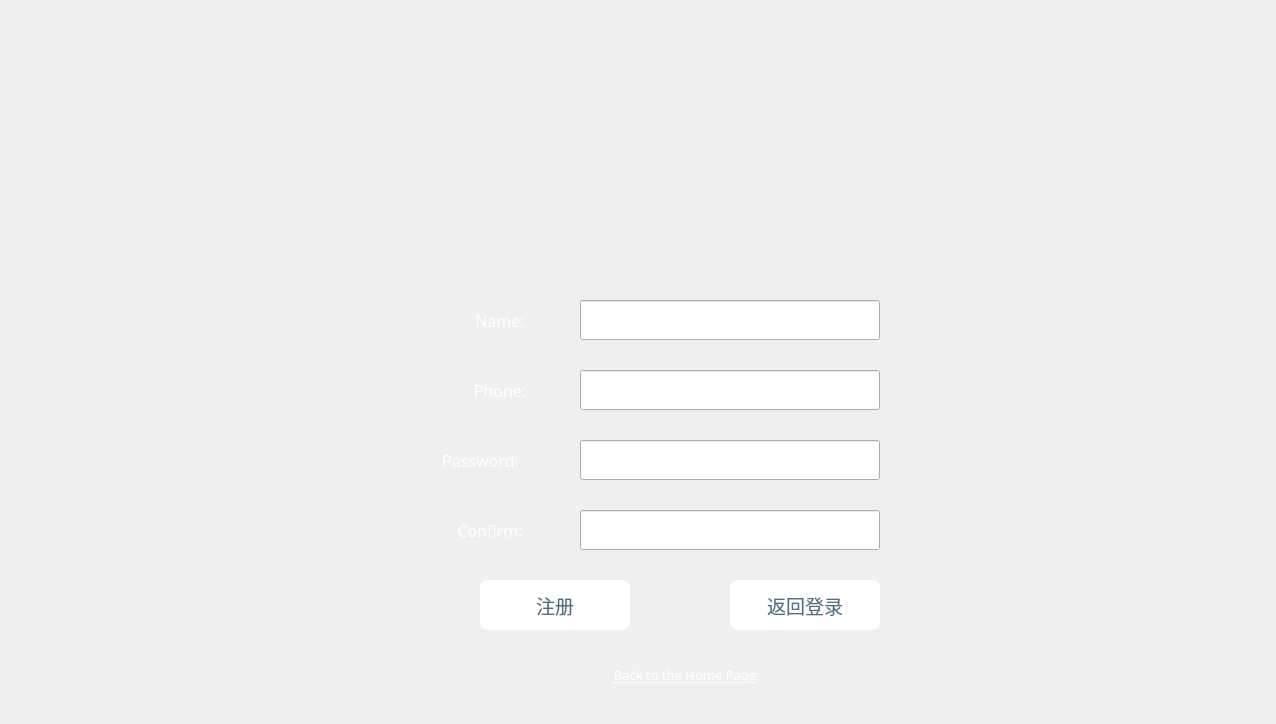
<?xml version="1.0" encoding="UTF-8"?>
<ui version="4.0">
 <class>regi</class>
 <widget class="QWidget" name="regi">
  <property name="geometry">
   <rect>
    <x>0</x>
    <y>0</y>
    <width>1276</width>
    <height>724</height>
   </rect>
  </property>
  <property name="minimumSize">
   <size>
    <width>1276</width>
    <height>724</height>
   </size>
  </property>
  <property name="maximumSize">
   <size>
    <width>1276</width>
    <height>724</height>
   </size>
  </property>
  <property name="windowTitle">
   <string>Form</string>
  </property>
  <widget class="QFrame" name="frame">
   <property name="geometry">
    <rect>
     <x>0</x>
     <y>0</y>
     <width>1276</width>
     <height>724</height>
    </rect>
   </property>
   <property name="styleSheet">
    <string notr="true">#frame{border-image: url(:/Picture/regi.jpg);border-top-left-radius:15px;border-top-right-radius:15px;border-bottom-left-radius:15px;border-bottom-right-radius:15px;}</string>
   </property>
   <property name="frameShape">
    <enum>QFrame::StyledPanel</enum>
   </property>
   <property name="frameShadow">
    <enum>QFrame::Raised</enum>
   </property>
   <widget class="QLabel" name="label">
    <property name="geometry">
     <rect>
      <x>440</x>
      <y>300</y>
      <width>120</width>
      <height>40</height>
     </rect>
    </property>
    <property name="font">
     <font>
      <family>Segoe Print</family>
      <pointsize>12</pointsize>
     </font>
    </property>
    <property name="styleSheet">
     <string notr="true">color: rgb(255, 255, 255);</string>
    </property>
    <property name="text">
     <string>Name:</string>
    </property>
    <property name="alignment">
     <set>Qt::AlignCenter</set>
    </property>
   </widget>
   <widget class="QLabel" name="label_2">
    <property name="geometry">
     <rect>
      <x>440</x>
      <y>370</y>
      <width>120</width>
      <height>40</height>
     </rect>
    </property>
    <property name="font">
     <font>
      <family>Segoe Print</family>
      <pointsize>12</pointsize>
     </font>
    </property>
    <property name="styleSheet">
     <string notr="true">color: rgb(255, 255, 255);</string>
    </property>
    <property name="text">
     <string>Phone:</string>
    </property>
    <property name="alignment">
     <set>Qt::AlignCenter</set>
    </property>
   </widget>
   <widget class="QLabel" name="label_3">
    <property name="geometry">
     <rect>
      <x>410</x>
      <y>440</y>
      <width>141</width>
      <height>40</height>
     </rect>
    </property>
    <property name="font">
     <font>
      <family>Segoe Print</family>
      <pointsize>12</pointsize>
     </font>
    </property>
    <property name="styleSheet">
     <string notr="true">color: rgb(255, 255, 255);</string>
    </property>
    <property name="text">
     <string>Password:</string>
    </property>
    <property name="alignment">
     <set>Qt::AlignCenter</set>
    </property>
   </widget>
   <widget class="QLabel" name="label_4">
    <property name="geometry">
     <rect>
      <x>430</x>
      <y>510</y>
      <width>120</width>
      <height>40</height>
     </rect>
    </property>
    <property name="font">
     <font>
      <family>Segoe Print</family>
      <pointsize>12</pointsize>
     </font>
    </property>
    <property name="styleSheet">
     <string notr="true">color: rgb(255, 255, 255);</string>
    </property>
    <property name="text">
     <string>Confirm:</string>
    </property>
    <property name="alignment">
     <set>Qt::AlignCenter</set>
    </property>
   </widget>
   <widget class="QPushButton" name="reg">
    <property name="geometry">
     <rect>
      <x>480</x>
      <y>580</y>
      <width>150</width>
      <height>50</height>
     </rect>
    </property>
    <property name="font">
     <font>
      <family>华文新魏</family>
      <pointsize>14</pointsize>
     </font>
    </property>
    <property name="styleSheet">
     <string notr="true">background-color:rgb(255,255,255);border: 3px solid white;border-radius:8px;color:rgb(74,112,133);</string>
    </property>
    <property name="text">
     <string>注册</string>
    </property>
   </widget>
   <widget class="QPushButton" name="login">
    <property name="geometry">
     <rect>
      <x>730</x>
      <y>580</y>
      <width>150</width>
      <height>50</height>
     </rect>
    </property>
    <property name="font">
     <font>
      <family>华文新魏</family>
      <pointsize>14</pointsize>
     </font>
    </property>
    <property name="styleSheet">
     <string notr="true">background-color:rgb(255,255,255);border: 3px solid white;border-radius:8px;color:rgb(74,112,133);</string>
    </property>
    <property name="text">
     <string>返回登录</string>
    </property>
   </widget>
   <widget class="QPushButton" name="main">
    <property name="geometry">
     <rect>
      <x>500</x>
      <y>650</y>
      <width>370</width>
      <height>50</height>
     </rect>
    </property>
    <property name="font">
     <font>
      <family>Segoe Print</family>
      <pointsize>10</pointsize>
      <underline>true</underline>
     </font>
    </property>
    <property name="styleSheet">
     <string notr="true">border-radius:10px;padding:2px 4px;color: white;</string>
    </property>
    <property name="text">
     <string>Back to the Home Page</string>
    </property>
   </widget>
   <widget class="QLineEdit" name="name_edit">
    <property name="geometry">
     <rect>
      <x>580</x>
      <y>300</y>
      <width>300</width>
      <height>40</height>
     </rect>
    </property>
   </widget>
   <widget class="QLineEdit" name="phone_edit">
    <property name="geometry">
     <rect>
      <x>580</x>
      <y>370</y>
      <width>300</width>
      <height>40</height>
     </rect>
    </property>
   </widget>
   <widget class="QLineEdit" name="pwd_edit">
    <property name="geometry">
     <rect>
      <x>580</x>
      <y>440</y>
      <width>300</width>
      <height>40</height>
     </rect>
    </property>
   </widget>
   <widget class="QLineEdit" name="pwd_edit2">
    <property name="geometry">
     <rect>
      <x>580</x>
      <y>510</y>
      <width>300</width>
      <height>40</height>
     </rect>
    </property>
   </widget>
   <widget class="QLabel" name="label_5">
    <property name="geometry">
     <rect>
      <x>500</x>
      <y>640</y>
      <width>111</width>
      <height>81</height>
     </rect>
    </property>
    <property name="text">
     <string>&lt;html&gt;&lt;head/&gt;&lt;body&gt;&lt;p&gt;&lt;img src=&quot;:/Picture/arrowRight.png&quot;/&gt;&lt;/p&gt;&lt;/body&gt;&lt;/html&gt;</string>
    </property>
   </widget>
   <widget class="QLabel" name="err_name">
    <property name="geometry">
     <rect>
      <x>940</x>
      <y>80</y>
      <width>261</width>
      <height>50</height>
     </rect>
    </property>
    <property name="font">
     <font>
      <family>华文新魏</family>
      <pointsize>14</pointsize>
     </font>
    </property>
    <property name="styleSheet">
     <string notr="true">color: rgb(255, 255, 255);</string>
    </property>
    <property name="text">
     <string/>
    </property>
    <property name="alignment">
     <set>Qt::AlignCenter</set>
    </property>
   </widget>
   <widget class="QLabel" name="err_phone">
    <property name="geometry">
     <rect>
      <x>940</x>
      <y>150</y>
      <width>291</width>
      <height>50</height>
     </rect>
    </property>
    <property name="font">
     <font>
      <family>华文新魏</family>
      <pointsize>14</pointsize>
     </font>
    </property>
    <property name="styleSheet">
     <string notr="true">color: rgb(255, 255, 255);</string>
    </property>
    <property name="text">
     <string/>
    </property>
    <property name="alignment">
     <set>Qt::AlignCenter</set>
    </property>
   </widget>
   <widget class="QLabel" name="err_pwd">
    <property name="geometry">
     <rect>
      <x>940</x>
      <y>220</y>
      <width>261</width>
      <height>50</height>
     </rect>
    </property>
    <property name="font">
     <font>
      <family>华文新魏</family>
      <pointsize>14</pointsize>
     </font>
    </property>
    <property name="styleSheet">
     <string notr="true">color: rgb(255, 255, 255);</string>
    </property>
    <property name="text">
     <string/>
    </property>
    <property name="alignment">
     <set>Qt::AlignCenter</set>
    </property>
   </widget>
  </widget>
 </widget>
 <resources/>
 <connections/>
</ui>
